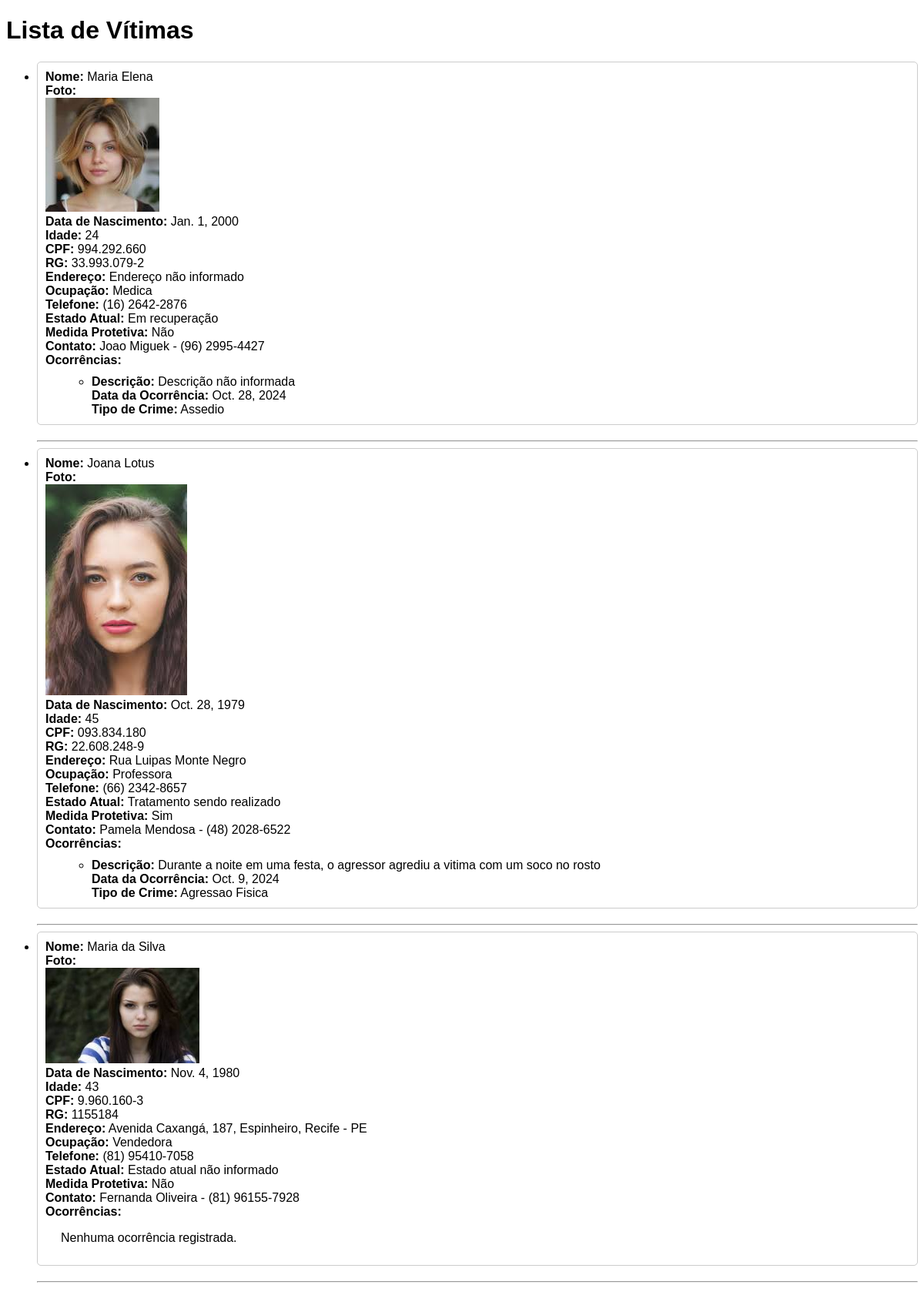
The app's page /restrito/vitimas/ with its own data.
### barbara_app/models.py (models this page shows, shortened)
class Vitima(models.Model):
    nome = models.CharField(max_length=100, default='Sem Nome')
    nome_social = models.CharField(max_length=100, default='Sem Nome Social Informado')
    data_nascimento = models.DateField(default='2000-01-01')
    cidade_nascimento = models.CharField(max_length=100, default='Nao Informado')
    estado_nascimento = models.CharField(max_length=100, default='Nao Informado')
    cpf = models.CharField(max_length=11, unique=True, default='00000000000')
    rg = models.CharField(max_length=12, unique=True, default='0000000000')
    email = models.EmailField(max_length=254, unique=True, blank=True, null=True)
    endereco = models.TextField(default='Endereço não informado')
    ocupacao = models.CharField(max_length=100, blank=True, null=True)
    telefone = models.CharField(max_length=15, default='Sem Telefone')
    lista_contatos = models.ForeignKey(ListaContatos, on_delete=models.CASCADE, default=None)
    estado_atual = models.TextField(default='Estado atual não informado')
    medida_protetiva = models.BooleanField(default=False)
    foto = models.ImageField(upload_to='fotos_vitimas/', null=True, blank=True)
    @property
    def idade(self):
        today = date.today()
        age = today.year - self.data_nascimento.year - ((today.month, today.day) < (self.data_nascimento.month, self.data_nascimento.day))
        return age
    @property
    def lista_ocorrencias(self):
        return self.ocorrencias.all()

class ListaContatos(models.Model):
    contato_nome = models.CharField(max_length=100, default='Sem Nome')
    contato_telefone = models.CharField(max_length=15, default='Sem Telefone')

class Ocorrencia(models.Model):
    vitima = models.ForeignKey(Vitima, on_delete=models.CASCADE, related_name='ocorrencias')
    agressor = models.ForeignKey(Agressor, on_delete=models.SET_NULL, null=True, blank=True, related_name='ocorrencias')
    tipo_crime = models.CharField(max_length=100, blank=True, null=True)
    descricao = models.TextField(default='Descrição não informada', blank=True, null=True)
    data_ocorrencia = models.DateField(default=timezone.now)
    localizacao = models.TextField(default='Endereço não informado')
    medidas_preventivas = models.CharField(max_length=200, default='Nao Necessaria')

### barbara_app/views.py (the view)
# urls.py: path('restrito/vitimas/', views.lista_vitimas, name='lista_vitimas'),
def lista_vitimas(request):
    vitimas = Vitima.objects.all()
    return render(request, 'ocorrencias/lista_vitimas.html', {'vitimas': vitimas})

### barbara_app/templates/ocorrencias/lista_vitimas.html (shortened to what this page needs)
<!DOCTYPE html>
<html lang="pt-br">
<head>
</head>
<body>
    <h1>Lista de Vítimas</h1>
    <ul>
        {% for vitima in vitimas %}
            <li class="vitima">
                <strong>Nome:</strong> {{ vitima.nome }} <br>
                {% if vitima.foto %}
                    <strong>Foto:</strong><br>
                    <img src="{{ vitima.foto.url }}" alt="Foto de {{ vitima.nome }}" style="max-width: 200px; height: auto;"><br>
                {% endif %}
                <strong>Data de Nascimento:</strong> {{ vitima.data_nascimento }} <br>
                <strong>Idade:</strong> {{ vitima.idade }} <br>
                <strong>CPF:</strong> {{ vitima.cpf }} <br>
                <strong>RG:</strong> {{ vitima.rg }} <br>
                <strong>Endereço:</strong> {{ vitima.endereco }} <br>
                <strong>Ocupação:</strong> {{ vitima.ocupacao }} <br>
                <strong>Telefone:</strong> {{ vitima.telefone }} <br>
                <strong>Estado Atual:</strong> {{ vitima.estado_atual }} <br>
                <strong>Medida Protetiva:</strong> {{ vitima.medida_protetiva|yesno:"Sim,Não" }} <br>
                <strong>Contato:</strong> {{ vitima.lista_contatos.contato_nome }} - {{ vitima.lista_contatos.contato_telefone }} <br>
                <strong>Ocorrências:</strong>
                <div class="ocorrencias">
                    {% if vitima.lista_ocorrencias %}
                        <ul>
                            {% for ocorrencia in vitima.lista_ocorrencias %}
                                <li>
                                    <strong>Descrição:</strong> {{ ocorrencia.descricao }} <br>
                                    <strong>Data da Ocorrência:</strong> {{ ocorrencia.data_ocorrencia }} <br>
                                    <strong>Tipo de Crime:</strong> {{ ocorrencia.tipo_crime }} <br>
                                </li>
                            {% endfor %}
                        </ul>
                    {% else %}
                        <p>Nenhuma ocorrência registrada.</p>
                    {% endif %}
                </div>
            </li>
            <hr>
        {% endfor %}
    </ul>
</body>
</html>

### barbara_app/templates/ocorrencias/lista_vitimas.html (style rules this page uses)
body { font-family: Arial, sans-serif; }
.vitima { margin-bottom: 20px; padding: 10px; border: 1px solid #ccc; border-radius: 5px; }
.ocorrencias { margin-top: 10px; padding-left: 20px; }

### records on screen
Vitima: nome "Maria Elena", foto (picture), data_nascimento "Jan. 1, 2000", idade "24", cpf "994.292.660", rg "33.993.079-2", endereco "Endereço não informado", ocupacao "Medica", telefone "(16) 2642-2876", estado_atual "Em recuperação", medida_protetiva "Não", lista_contatos.contato_nome "Joao Miguek", lista_contatos.contato_telefone "(96) 2995-4427"
Ocorrencia: descricao "Descrição não informada", data_ocorrencia "Oct. 28, 2024", tipo_crime "Assedio"
Vitima: nome "Joana Lotus", foto (picture), data_nascimento "Oct. 28, 1979", idade "45", cpf "093.834.180", rg "22.608.248-9", endereco "Rua Luipas Monte Negro", ocupacao "Professora", telefone "(66) 2342-8657", estado_atual "Tratamento sendo realizado", medida_protetiva "Sim", lista_contatos.contato_nome "Pamela Mendosa", lista_contatos.contato_telefone "(48) 2028-6522"
Ocorrencia: descricao "Durante a noite em uma festa, o agressor agrediu a vitima com um soco no rosto", data_ocorrencia "Oct. 9, 2024", tipo_crime "Agressao Fisica"
Vitima: nome "Maria da Silva", foto (picture), data_nascimento "Nov. 4, 1980", idade "43", cpf "9.960.160-3", rg "1155184", endereco "Avenida Caxangá, 187, Espinheiro, Recife - PE", ocupacao "Vendedora", telefone "(81) 95410-7058", estado_atual "Estado atual não informado", medida_protetiva "Não", lista_contatos.contato_nome "Fernanda Oliveira", lista_contatos.contato_telefone "(81) 96155-7928", shows "Nenhuma ocorrência registrada."
